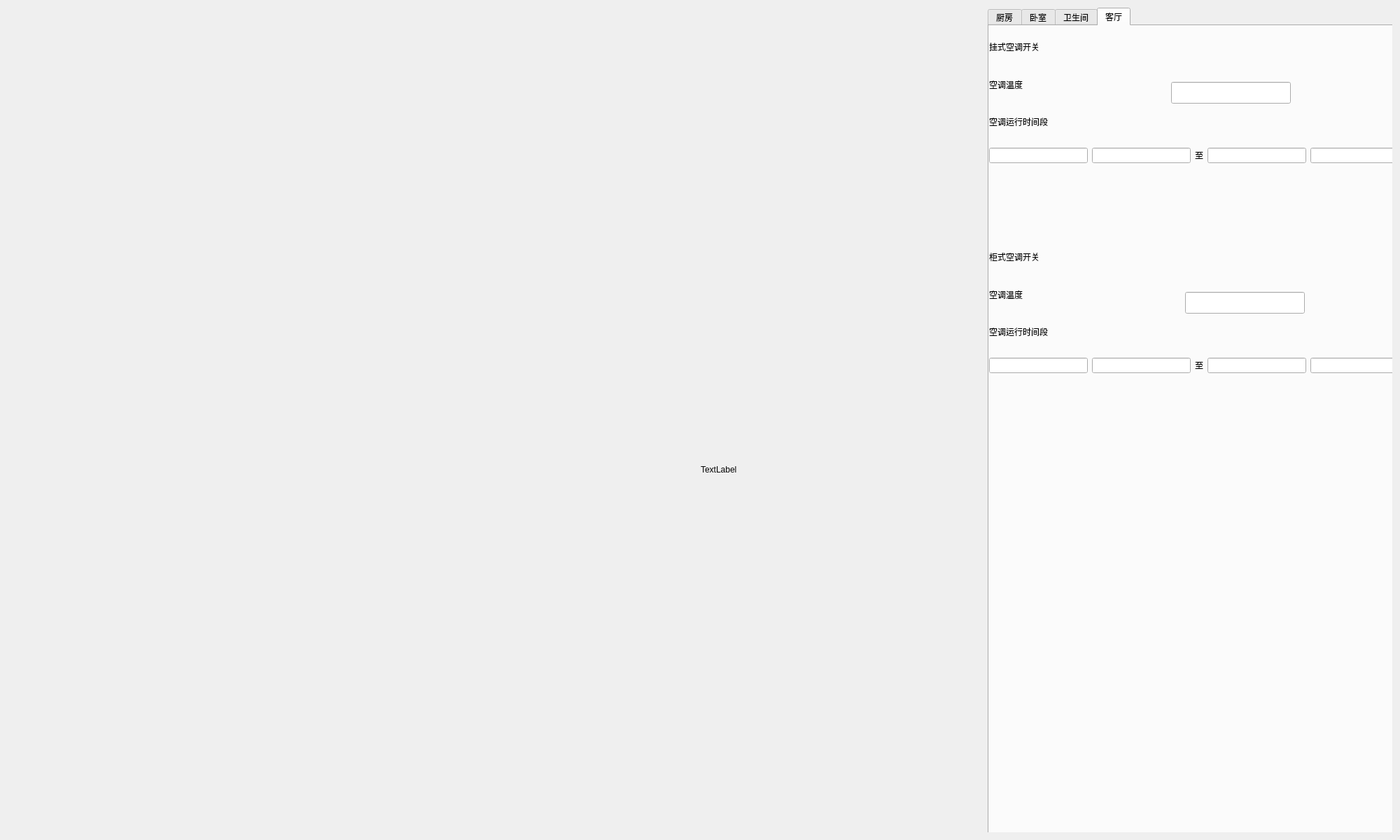
<?xml version="1.0" encoding="UTF-8"?>
<ui version="4.0">
 <class>temimage</class>
 <widget class="QWidget" name="temimage">
  <property name="geometry">
   <rect>
    <x>0</x>
    <y>0</y>
    <width>2000</width>
    <height>1200</height>
   </rect>
  </property>
  <property name="windowTitle">
   <string>Form</string>
  </property>
  <layout class="QHBoxLayout" name="horizontalLayout">
   <item>
    <widget class="QWidget" name="widget" native="true">
     <widget class="QTabWidget" name="tabWidget">
      <property name="geometry">
       <rect>
        <x>1400</x>
        <y>0</y>
        <width>600</width>
        <height>1200</height>
       </rect>
      </property>
      <property name="styleSheet">
       <string notr="true">font: 18pt &quot;楷体&quot;;</string>
      </property>
      <property name="currentIndex">
       <number>3</number>
      </property>
      <widget class="QWidget" name="tab">
       <attribute name="title">
        <string>厨房</string>
       </attribute>
       <widget class="QLabel" name="label">
        <property name="geometry">
         <rect>
          <x>0</x>
          <y>0</y>
          <width>200</width>
          <height>60</height>
         </rect>
        </property>
        <property name="styleSheet">
         <string notr="true">font: 18pt &quot;楷体&quot;;</string>
        </property>
        <property name="text">
         <string>挂式空调开关</string>
        </property>
       </widget>
       <widget class="QLabel" name="label_3">
        <property name="geometry">
         <rect>
          <x>0</x>
          <y>300</y>
          <width>200</width>
          <height>60</height>
         </rect>
        </property>
        <property name="styleSheet">
         <string notr="true">font: 18pt &quot;楷体&quot;;</string>
        </property>
        <property name="text">
         <string>柜式空调开关</string>
        </property>
       </widget>
       <widget class="QWidget" name="widget_2" native="true">
        <property name="geometry">
         <rect>
          <x>0</x>
          <y>60</y>
          <width>230</width>
          <height>100</height>
         </rect>
        </property>
        <layout class="QVBoxLayout" name="verticalLayout">
         <item>
          <widget class="QLabel" name="label_4">
           <property name="styleSheet">
            <string notr="true">font: 18pt &quot;楷体&quot;;</string>
           </property>
           <property name="text">
            <string>空调温度</string>
           </property>
          </widget>
         </item>
         <item>
          <widget class="QLabel" name="label_2">
           <property name="styleSheet">
            <string notr="true">font: 18pt &quot;楷体&quot;;</string>
           </property>
           <property name="text">
            <string>空调运行时间段</string>
           </property>
          </widget>
         </item>
        </layout>
       </widget>
       <widget class="QWidget" name="widget_3" native="true">
        <property name="geometry">
         <rect>
          <x>0</x>
          <y>360</y>
          <width>230</width>
          <height>100</height>
         </rect>
        </property>
        <layout class="QVBoxLayout" name="verticalLayout_2">
         <item>
          <widget class="QLabel" name="label_5">
           <property name="styleSheet">
            <string notr="true">font: 18pt &quot;楷体&quot;;</string>
           </property>
           <property name="text">
            <string>空调温度</string>
           </property>
          </widget>
         </item>
         <item>
          <widget class="QLabel" name="label_6">
           <property name="styleSheet">
            <string notr="true">font: 18pt &quot;楷体&quot;;</string>
           </property>
           <property name="text">
            <string>空调运行时间段</string>
           </property>
          </widget>
         </item>
        </layout>
       </widget>
       <widget class="UnitQLineEdit" name="lineEdit">
        <property name="geometry">
         <rect>
          <x>270</x>
          <y>80</y>
          <width>221</width>
          <height>31</height>
         </rect>
        </property>
       </widget>
       <widget class="QWidget" name="widget_4" native="true">
        <property name="geometry">
         <rect>
          <x>0</x>
          <y>160</y>
          <width>600</width>
          <height>50</height>
         </rect>
        </property>
        <layout class="QHBoxLayout" name="horizontalLayout_2">
         <item>
          <widget class="UnitQLineEdit" name="lineEdit_2">
           <property name="maxLength">
            <number>2</number>
           </property>
          </widget>
         </item>
         <item>
          <widget class="UnitQLineEdit" name="lineEdit_3">
           <property name="maxLength">
            <number>2</number>
           </property>
          </widget>
         </item>
         <item>
          <widget class="QLabel" name="label_7">
           <property name="text">
            <string>至</string>
           </property>
          </widget>
         </item>
         <item>
          <widget class="UnitQLineEdit" name="lineEdit_4">
           <property name="maxLength">
            <number>2</number>
           </property>
          </widget>
         </item>
         <item>
          <widget class="UnitQLineEdit" name="lineEdit_5">
           <property name="maxLength">
            <number>2</number>
           </property>
          </widget>
         </item>
        </layout>
       </widget>
       <widget class="QWidget" name="widget_20" native="true">
        <property name="geometry">
         <rect>
          <x>0</x>
          <y>460</y>
          <width>600</width>
          <height>50</height>
         </rect>
        </property>
        <layout class="QHBoxLayout" name="horizontalLayout_10">
         <item>
          <widget class="UnitQLineEdit" name="lineEdit_38">
           <property name="maxLength">
            <number>2</number>
           </property>
          </widget>
         </item>
         <item>
          <widget class="UnitQLineEdit" name="lineEdit_39">
           <property name="maxLength">
            <number>2</number>
           </property>
          </widget>
         </item>
         <item>
          <widget class="QLabel" name="label_39">
           <property name="text">
            <string>至</string>
           </property>
          </widget>
         </item>
         <item>
          <widget class="UnitQLineEdit" name="lineEdit_40">
           <property name="maxLength">
            <number>2</number>
           </property>
          </widget>
         </item>
         <item>
          <widget class="UnitQLineEdit" name="lineEdit_41">
           <property name="maxLength">
            <number>2</number>
           </property>
          </widget>
         </item>
        </layout>
       </widget>
       <widget class="UnitQLineEdit" name="lineEdit_6">
        <property name="geometry">
         <rect>
          <x>270</x>
          <y>380</y>
          <width>221</width>
          <height>31</height>
         </rect>
        </property>
       </widget>
      </widget>
      <widget class="QWidget" name="tab_2">
       <attribute name="title">
        <string>卧室</string>
       </attribute>
       <widget class="QWidget" name="widget_8" native="true">
        <property name="geometry">
         <rect>
          <x>0</x>
          <y>360</y>
          <width>230</width>
          <height>100</height>
         </rect>
        </property>
        <layout class="QVBoxLayout" name="verticalLayout_5">
         <item>
          <widget class="QLabel" name="label_15">
           <property name="styleSheet">
            <string notr="true">font: 18pt &quot;楷体&quot;;</string>
           </property>
           <property name="text">
            <string>空调温度</string>
           </property>
          </widget>
         </item>
         <item>
          <widget class="QLabel" name="label_16">
           <property name="styleSheet">
            <string notr="true">font: 18pt &quot;楷体&quot;;</string>
           </property>
           <property name="text">
            <string>空调运行时间段</string>
           </property>
          </widget>
         </item>
        </layout>
       </widget>
       <widget class="UnitQLineEdit" name="lineEdit_11">
        <property name="geometry">
         <rect>
          <x>250</x>
          <y>80</y>
          <width>171</width>
          <height>31</height>
         </rect>
        </property>
       </widget>
       <widget class="QLabel" name="label_17">
        <property name="geometry">
         <rect>
          <x>0</x>
          <y>0</y>
          <width>200</width>
          <height>60</height>
         </rect>
        </property>
        <property name="styleSheet">
         <string notr="true">font: 18pt &quot;楷体&quot;;</string>
        </property>
        <property name="text">
         <string>挂式空调开关</string>
        </property>
       </widget>
       <widget class="QWidget" name="widget_9" native="true">
        <property name="geometry">
         <rect>
          <x>0</x>
          <y>160</y>
          <width>600</width>
          <height>50</height>
         </rect>
        </property>
        <layout class="QHBoxLayout" name="horizontalLayout_4">
         <item>
          <widget class="UnitQLineEdit" name="lineEdit_12">
           <property name="maxLength">
            <number>2</number>
           </property>
          </widget>
         </item>
         <item>
          <widget class="UnitQLineEdit" name="lineEdit_13">
           <property name="maxLength">
            <number>2</number>
           </property>
          </widget>
         </item>
         <item>
          <widget class="QLabel" name="label_18">
           <property name="text">
            <string>至</string>
           </property>
          </widget>
         </item>
         <item>
          <widget class="UnitQLineEdit" name="lineEdit_14">
           <property name="maxLength">
            <number>2</number>
           </property>
          </widget>
         </item>
         <item>
          <widget class="UnitQLineEdit" name="lineEdit_15">
           <property name="maxLength">
            <number>2</number>
           </property>
          </widget>
         </item>
        </layout>
       </widget>
       <widget class="QLabel" name="label_19">
        <property name="geometry">
         <rect>
          <x>0</x>
          <y>300</y>
          <width>200</width>
          <height>60</height>
         </rect>
        </property>
        <property name="styleSheet">
         <string notr="true">font: 18pt &quot;楷体&quot;;</string>
        </property>
        <property name="text">
         <string>柜式空调开关</string>
        </property>
       </widget>
       <widget class="QWidget" name="widget_10" native="true">
        <property name="geometry">
         <rect>
          <x>0</x>
          <y>60</y>
          <width>230</width>
          <height>100</height>
         </rect>
        </property>
        <layout class="QVBoxLayout" name="verticalLayout_6">
         <item>
          <widget class="QLabel" name="label_20">
           <property name="styleSheet">
            <string notr="true">font: 18pt &quot;楷体&quot;;</string>
           </property>
           <property name="text">
            <string>空调温度</string>
           </property>
          </widget>
         </item>
         <item>
          <widget class="QLabel" name="label_21">
           <property name="styleSheet">
            <string notr="true">font: 18pt &quot;楷体&quot;;</string>
           </property>
           <property name="text">
            <string>空调运行时间段</string>
           </property>
          </widget>
         </item>
        </layout>
       </widget>
       <widget class="QWidget" name="widget_18" native="true">
        <property name="geometry">
         <rect>
          <x>0</x>
          <y>460</y>
          <width>600</width>
          <height>50</height>
         </rect>
        </property>
        <layout class="QHBoxLayout" name="horizontalLayout_8">
         <item>
          <widget class="UnitQLineEdit" name="lineEdit_30">
           <property name="maxLength">
            <number>2</number>
           </property>
          </widget>
         </item>
         <item>
          <widget class="UnitQLineEdit" name="lineEdit_31">
           <property name="maxLength">
            <number>2</number>
           </property>
          </widget>
         </item>
         <item>
          <widget class="QLabel" name="label_37">
           <property name="text">
            <string>至</string>
           </property>
          </widget>
         </item>
         <item>
          <widget class="UnitQLineEdit" name="lineEdit_32">
           <property name="maxLength">
            <number>2</number>
           </property>
          </widget>
         </item>
         <item>
          <widget class="UnitQLineEdit" name="lineEdit_33">
           <property name="maxLength">
            <number>2</number>
           </property>
          </widget>
         </item>
        </layout>
       </widget>
       <widget class="UnitQLineEdit" name="lineEdit_42">
        <property name="geometry">
         <rect>
          <x>270</x>
          <y>370</y>
          <width>171</width>
          <height>31</height>
         </rect>
        </property>
       </widget>
      </widget>
      <widget class="QWidget" name="tab_3">
       <attribute name="title">
        <string>卫生间</string>
       </attribute>
       <widget class="QWidget" name="widget_11" native="true">
        <property name="geometry">
         <rect>
          <x>0</x>
          <y>360</y>
          <width>230</width>
          <height>100</height>
         </rect>
        </property>
        <layout class="QVBoxLayout" name="verticalLayout_7">
         <item>
          <widget class="QLabel" name="label_22">
           <property name="styleSheet">
            <string notr="true">font: 18pt &quot;楷体&quot;;</string>
           </property>
           <property name="text">
            <string>空调温度</string>
           </property>
          </widget>
         </item>
         <item>
          <widget class="QLabel" name="label_23">
           <property name="styleSheet">
            <string notr="true">font: 18pt &quot;楷体&quot;;</string>
           </property>
           <property name="text">
            <string>空调运行时间段</string>
           </property>
          </widget>
         </item>
        </layout>
       </widget>
       <widget class="QWidget" name="widget_12" native="true">
        <property name="geometry">
         <rect>
          <x>0</x>
          <y>60</y>
          <width>230</width>
          <height>100</height>
         </rect>
        </property>
        <layout class="QVBoxLayout" name="verticalLayout_8">
         <item>
          <widget class="QLabel" name="label_24">
           <property name="styleSheet">
            <string notr="true">font: 18pt &quot;楷体&quot;;</string>
           </property>
           <property name="text">
            <string>空调温度</string>
           </property>
          </widget>
         </item>
         <item>
          <widget class="QLabel" name="label_25">
           <property name="styleSheet">
            <string notr="true">font: 18pt &quot;楷体&quot;;</string>
           </property>
           <property name="text">
            <string>空调运行时间段</string>
           </property>
          </widget>
         </item>
        </layout>
       </widget>
       <widget class="QLabel" name="label_26">
        <property name="geometry">
         <rect>
          <x>0</x>
          <y>0</y>
          <width>200</width>
          <height>60</height>
         </rect>
        </property>
        <property name="styleSheet">
         <string notr="true">font: 18pt &quot;楷体&quot;;</string>
        </property>
        <property name="text">
         <string>挂式空调开关</string>
        </property>
       </widget>
       <widget class="QWidget" name="widget_13" native="true">
        <property name="geometry">
         <rect>
          <x>0</x>
          <y>160</y>
          <width>600</width>
          <height>50</height>
         </rect>
        </property>
        <layout class="QHBoxLayout" name="horizontalLayout_5">
         <item>
          <widget class="UnitQLineEdit" name="lineEdit_16">
           <property name="maxLength">
            <number>2</number>
           </property>
          </widget>
         </item>
         <item>
          <widget class="UnitQLineEdit" name="lineEdit_17">
           <property name="maxLength">
            <number>2</number>
           </property>
          </widget>
         </item>
         <item>
          <widget class="QLabel" name="label_27">
           <property name="text">
            <string>至</string>
           </property>
          </widget>
         </item>
         <item>
          <widget class="UnitQLineEdit" name="lineEdit_18">
           <property name="maxLength">
            <number>2</number>
           </property>
          </widget>
         </item>
         <item>
          <widget class="UnitQLineEdit" name="lineEdit_19">
           <property name="maxLength">
            <number>2</number>
           </property>
          </widget>
         </item>
        </layout>
       </widget>
       <widget class="QLabel" name="label_28">
        <property name="geometry">
         <rect>
          <x>0</x>
          <y>300</y>
          <width>200</width>
          <height>60</height>
         </rect>
        </property>
        <property name="styleSheet">
         <string notr="true">font: 18pt &quot;楷体&quot;;</string>
        </property>
        <property name="text">
         <string>柜式空调开关</string>
        </property>
       </widget>
       <widget class="UnitQLineEdit" name="lineEdit_20">
        <property name="geometry">
         <rect>
          <x>260</x>
          <y>90</y>
          <width>171</width>
          <height>31</height>
         </rect>
        </property>
       </widget>
       <widget class="QWidget" name="widget_17" native="true">
        <property name="geometry">
         <rect>
          <x>0</x>
          <y>460</y>
          <width>600</width>
          <height>50</height>
         </rect>
        </property>
        <layout class="QHBoxLayout" name="horizontalLayout_7">
         <item>
          <widget class="UnitQLineEdit" name="lineEdit_26">
           <property name="maxLength">
            <number>2</number>
           </property>
          </widget>
         </item>
         <item>
          <widget class="UnitQLineEdit" name="lineEdit_27">
           <property name="maxLength">
            <number>2</number>
           </property>
          </widget>
         </item>
         <item>
          <widget class="QLabel" name="label_36">
           <property name="text">
            <string>至</string>
           </property>
          </widget>
         </item>
         <item>
          <widget class="UnitQLineEdit" name="lineEdit_28">
           <property name="maxLength">
            <number>2</number>
           </property>
          </widget>
         </item>
         <item>
          <widget class="UnitQLineEdit" name="lineEdit_29">
           <property name="maxLength">
            <number>2</number>
           </property>
          </widget>
         </item>
        </layout>
       </widget>
       <widget class="UnitQLineEdit" name="lineEdit_43">
        <property name="geometry">
         <rect>
          <x>290</x>
          <y>380</y>
          <width>171</width>
          <height>31</height>
         </rect>
        </property>
       </widget>
      </widget>
      <widget class="QWidget" name="tab_4">
       <attribute name="title">
        <string>客厅</string>
       </attribute>
       <widget class="QWidget" name="widget_14" native="true">
        <property name="geometry">
         <rect>
          <x>0</x>
          <y>360</y>
          <width>230</width>
          <height>100</height>
         </rect>
        </property>
        <layout class="QVBoxLayout" name="verticalLayout_9">
         <item>
          <widget class="QLabel" name="label_29">
           <property name="styleSheet">
            <string notr="true">font: 18pt &quot;楷体&quot;;</string>
           </property>
           <property name="text">
            <string>空调温度</string>
           </property>
          </widget>
         </item>
         <item>
          <widget class="QLabel" name="label_30">
           <property name="styleSheet">
            <string notr="true">font: 18pt &quot;楷体&quot;;</string>
           </property>
           <property name="text">
            <string>空调运行时间段</string>
           </property>
          </widget>
         </item>
        </layout>
       </widget>
       <widget class="QWidget" name="widget_15" native="true">
        <property name="geometry">
         <rect>
          <x>0</x>
          <y>60</y>
          <width>230</width>
          <height>100</height>
         </rect>
        </property>
        <layout class="QVBoxLayout" name="verticalLayout_10">
         <item>
          <widget class="QLabel" name="label_31">
           <property name="styleSheet">
            <string notr="true">font: 18pt &quot;楷体&quot;;</string>
           </property>
           <property name="text">
            <string>空调温度</string>
           </property>
          </widget>
         </item>
         <item>
          <widget class="QLabel" name="label_32">
           <property name="styleSheet">
            <string notr="true">font: 18pt &quot;楷体&quot;;</string>
           </property>
           <property name="text">
            <string>空调运行时间段</string>
           </property>
          </widget>
         </item>
        </layout>
       </widget>
       <widget class="QLabel" name="label_33">
        <property name="geometry">
         <rect>
          <x>0</x>
          <y>0</y>
          <width>200</width>
          <height>60</height>
         </rect>
        </property>
        <property name="styleSheet">
         <string notr="true">font: 18pt &quot;楷体&quot;;</string>
        </property>
        <property name="text">
         <string>挂式空调开关</string>
        </property>
       </widget>
       <widget class="QWidget" name="widget_16" native="true">
        <property name="geometry">
         <rect>
          <x>0</x>
          <y>160</y>
          <width>600</width>
          <height>50</height>
         </rect>
        </property>
        <layout class="QHBoxLayout" name="horizontalLayout_6">
         <item>
          <widget class="UnitQLineEdit" name="lineEdit_21">
           <property name="maxLength">
            <number>2</number>
           </property>
          </widget>
         </item>
         <item>
          <widget class="UnitQLineEdit" name="lineEdit_22">
           <property name="maxLength">
            <number>2</number>
           </property>
          </widget>
         </item>
         <item>
          <widget class="QLabel" name="label_34">
           <property name="text">
            <string>至</string>
           </property>
          </widget>
         </item>
         <item>
          <widget class="UnitQLineEdit" name="lineEdit_23">
           <property name="maxLength">
            <number>2</number>
           </property>
          </widget>
         </item>
         <item>
          <widget class="UnitQLineEdit" name="lineEdit_24">
           <property name="maxLength">
            <number>2</number>
           </property>
          </widget>
         </item>
        </layout>
       </widget>
       <widget class="QLabel" name="label_35">
        <property name="geometry">
         <rect>
          <x>0</x>
          <y>300</y>
          <width>200</width>
          <height>60</height>
         </rect>
        </property>
        <property name="styleSheet">
         <string notr="true">font: 18pt &quot;楷体&quot;;</string>
        </property>
        <property name="text">
         <string>柜式空调开关</string>
        </property>
       </widget>
       <widget class="UnitQLineEdit" name="lineEdit_25">
        <property name="geometry">
         <rect>
          <x>260</x>
          <y>80</y>
          <width>171</width>
          <height>31</height>
         </rect>
        </property>
       </widget>
       <widget class="QWidget" name="widget_19" native="true">
        <property name="geometry">
         <rect>
          <x>0</x>
          <y>460</y>
          <width>600</width>
          <height>50</height>
         </rect>
        </property>
        <layout class="QHBoxLayout" name="horizontalLayout_9">
         <item>
          <widget class="UnitQLineEdit" name="lineEdit_34">
           <property name="maxLength">
            <number>2</number>
           </property>
          </widget>
         </item>
         <item>
          <widget class="UnitQLineEdit" name="lineEdit_35">
           <property name="maxLength">
            <number>2</number>
           </property>
          </widget>
         </item>
         <item>
          <widget class="QLabel" name="label_38">
           <property name="text">
            <string>至</string>
           </property>
          </widget>
         </item>
         <item>
          <widget class="UnitQLineEdit" name="lineEdit_36">
           <property name="maxLength">
            <number>2</number>
           </property>
          </widget>
         </item>
         <item>
          <widget class="UnitQLineEdit" name="lineEdit_37">
           <property name="maxLength">
            <number>2</number>
           </property>
          </widget>
         </item>
        </layout>
       </widget>
       <widget class="UnitQLineEdit" name="lineEdit_44">
        <property name="geometry">
         <rect>
          <x>280</x>
          <y>380</y>
          <width>171</width>
          <height>31</height>
         </rect>
        </property>
       </widget>
      </widget>
     </widget>
     <widget class="QLabel" name="label_9">
      <property name="geometry">
       <rect>
        <x>990</x>
        <y>630</y>
        <width>250</width>
        <height>60</height>
       </rect>
      </property>
      <property name="styleSheet">
       <string notr="true">font: 18pt &quot;楷体&quot;;</string>
      </property>
      <property name="text">
       <string>TextLabel</string>
      </property>
     </widget>
    </widget>
   </item>
  </layout>
 </widget>
 <customwidgets>
  <customwidget>
   <class>UnitQLineEdit</class>
   <extends>QLineEdit</extends>
   <header location="global">unitqlinedit.h</header>
  </customwidget>
 </customwidgets>
 <resources/>
 <connections/>
</ui>
